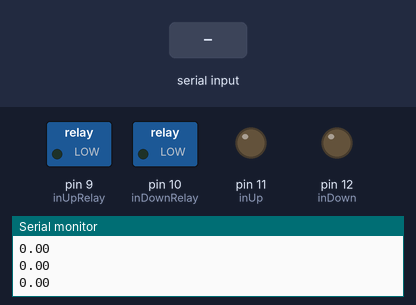
The sketch below on a simulated Arduino Uno, built with avr-gcc and run on an emulated ATmega328P. Parts: switched loads named in the sketch (green lamp = pin HIGH), output pins drawn as LEDs (lit = HIGH), the last lines printed to the serial monitor. The inputs (shaded band) are chosen by the test bench. Pins used as bus, display or sensor lines are not drawn.

Above: at 1.2 s.
1.3 s: "2\n" received over Serial
At 1.7 s:
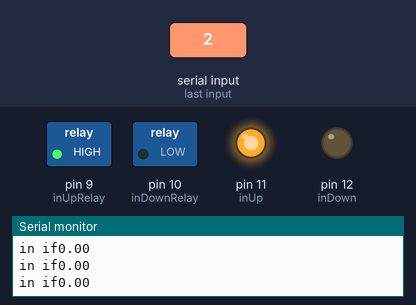
3.3 s: byte 51 (51) received over Serial
At 3.7 s:
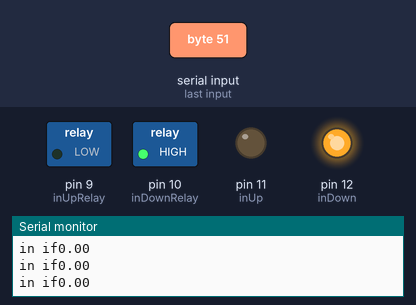
Timing chart, 0 to 6.3 s (numbered marks = the images above; inputs shaded):
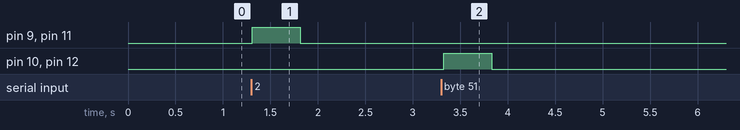

Measured:
- after the input at 1.3 s, pin 9 (inUpRelay), pin 11 (inUp): LOW → HIGH at once, → LOW 0.50 s later
- after the input at 3.3 s, pin 10 (inDownRelay), pin 12 (inDown): LOW → HIGH at once, → LOW 0.50 s later

The sketch:

Controller_Project.ino
```cpp
int onTime;
int inUpRelay = 9;
int inDownRelay = 10;
int inUp = 11;
int inDown = 12;
int spdPin = 13;
int command = 5;
float spd = 0.0;
boolean up = false;
boolean down = false;
int inclineCount = 11;
void setup()
{
  //USE THIS SKETCH FOR SPEED CHANGE TREADMILL USE HI ON PIN 13 TO CHANGE INCLINE
  pinMode(inUpRelay, OUTPUT);
  pinMode(inDownRelay, OUTPUT);
  pinMode(inUp, OUTPUT);
  pinMode(inDown, OUTPUT);
  pinMode(spdPin, OUTPUT);

  Serial.begin(9600);
}

void loop()
{

  if (Serial.available()) {
    command = Serial.read();

    switch (command) {
      case 48: //Slow Down

        if (spd - .01 >= 0.0) {
          spd = spd - .01;
          //setMotorSpeed(spd);
        }
        break;
      case 49: //Speed Up
        if (spd + .01 <= 1.0) {

          spd = spd + .01;
          //setMotorSpeed(spd);
      }
      //change speed
      break;
      case 50:
        up = true;
        down = false;
        inclineCount = 0;
      break;

      case 51:
        up = false;
        down = true;
        inclineCount = 0;
      break;
      default:
        Serial.print("invalid command");
      break;
    }
}

if(inclineCount <= 10){
  Serial.print("in if");
  setIncline(up,down);
  inclineCount++;
}
Serial.print(spd);
Serial.print("\n");
setMotorSpeed(spd);
}

void setMotorSpeed(float spd){
  onTime = floor(spd * 50);
  digitalWrite(spdPin, HIGH);
  delay(onTime);
  digitalWrite(spdPin, LOW);
  delay(50 - onTime);
}

void setIncline(boolean up, boolean down){

  if(up == true && down == false){
    digitalWrite(inUpRelay,HIGH);
    digitalWrite(inDownRelay,LOW);
    digitalWrite(inUp,HIGH);
    digitalWrite(inDown,LOW);

  }else if(up == false && down == true){
    digitalWrite(inUpRelay,LOW);
    digitalWrite(inDownRelay,HIGH);
    digitalWrite(inUp,LOW);
    digitalWrite(inDown,HIGH);

  }
  if(inclineCount == 10){
    digitalWrite(inUpRelay,LOW);
    digitalWrite(inDownRelay,LOW);
    digitalWrite(inUp,LOW);
    digitalWrite(inDown,LOW);

  }

}
```
